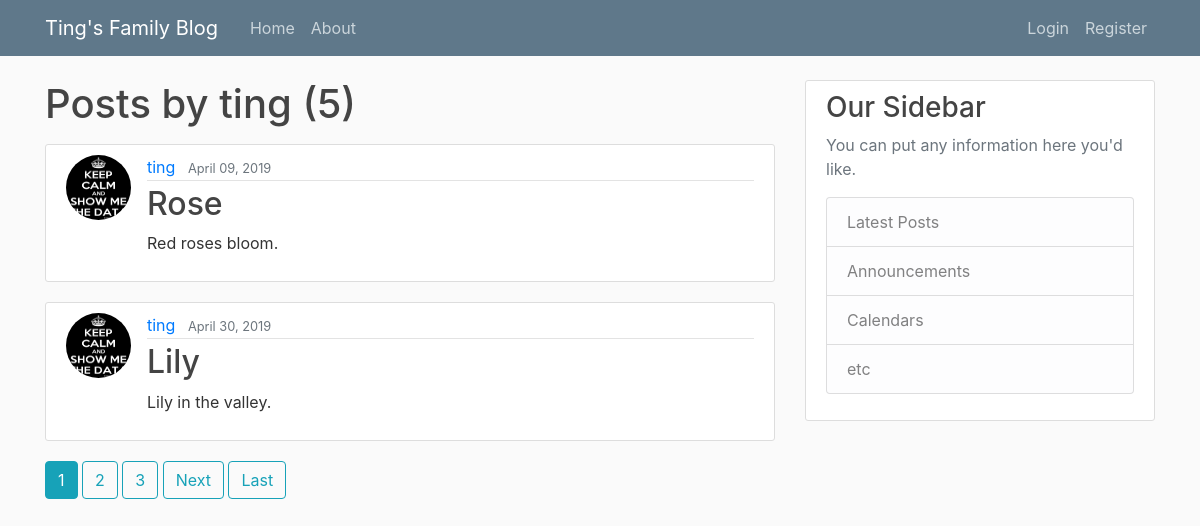
The app's page /user/ting with its own data.
### blog/models.py (models this page shows, shortened)
class Post(models.Model):
    title = models.CharField(max_length=100)
    content = RichTextUploadingField()
    date_posted = models.DateTimeField(default=timezone.now)
    author = models.ForeignKey(User,on_delete=models.CASCADE)

### users/models.py (models this page shows, shortened)
class Profile(models.Model):
    user = models.OneToOneField(User,on_delete=models.CASCADE)
    image = models.ImageField(default='default.jpg',upload_to='profile_pics')

### blog/views.py (the view)
# urls.py: path('user/<str:username>', UserPostListView.as_view(), name='user-posts'),
class UserPostListView(ListView):
    model = Post
    template_name = 'blog/user_posts.html'
    context_object_name = 'posts'
    paginate_by = 2
    def get_queryset(self):
        user = get_object_or_404(User, username=self.kwargs.get('username'))
        return Post.objects.filter(author=user).order_by('date_posted')

### blog/templates/blog/user_posts.html (shortened to what this page needs)
{% extends "blog/base.html" %}
{% block content %}
    <h1 class="mb-3">Posts by {{ view.kwargs.username }} ({{ page_obj.paginator.count }})</h1>
    {% for post in posts %}
        <article class="media content-section">
          <img class="rounded-circle article-img" src="{{ post.author.profile.image.url }}">
          <div class="media-body">
            <div class="article-metadata">
              <a class="mr-2" href="{% url 'user-posts' post.author.username %}">{{ post.author }}</a>
              <small class="text-muted">{{ post.date_posted|date:"F d, Y" }}</small>
            </div>
            <h2><a class="article-title" href="{% url 'post-detail' post.id %}">{{ post.title }}</a></h2>
            <p class="article-content">{{ post.content|safe|truncatewords:20 }}</p>
          </div>
        </article>
    {% endfor %}
    {% if is_paginated %}
        {% for num in page_obj.paginator.page_range %}
          {% if page_obj.number == num %}
            <a class="btn btn-info mb-4" href="?page={{ num }}">{{ num }}</a>
          {% elif num > page_obj.number|add:'-3' and num < page_obj.number|add:'3' %}
            <a class="btn btn-outline-info mb-4" href="?page={{ num }}">{{ num }}</a>
          {% endif %}
        {% endfor %}
        {% if page_obj.has_next %}
          <a class="btn btn-outline-info mb-4" href="?page={{ page_obj.next_page_number }}">Next</a>
          <a class="btn btn-outline-info mb-4" href="?page={{ page_obj.paginator.num_pages }}">Last</a>
        {% endif %}
    {% endif %}
{% endblock content %}

### blog/static/blog/main.css (style rules this page uses)
body { background: #fafafa; color: #333333; margin-top: 5rem; }
h1, h2, h3, h4, h5, h6 { color: #444444; }
.content-section { background: #ffffff; padding: 10px 20px; border: 1px solid #dddddd; border-radius: 3px; margin-bottom: 20px; }
.article-title { color: #444444; }
.article-content { white-space: pre-line; }
.article-img { height: 65px; width: 65px; margin-right: 16px; }
.article-metadata { padding-bottom: 1px; margin-bottom: 4px; border-bottom: 1px solid #e3e3e3 }

### records on screen
Post: author.profile.image (picture), author "ting", date_posted "April 09, 2019", title "Rose", content "Red roses bloom."
Post: author.profile.image (picture), author "ting", date_posted "April 30, 2019", title "Lily", content "Lily in the valley."

### other values on screen
{{ view.kwargs.username }} "ting"
{{ page_obj.paginator.count }} "5"
{{ num }} "1"
{{ num }} "2" "3"
